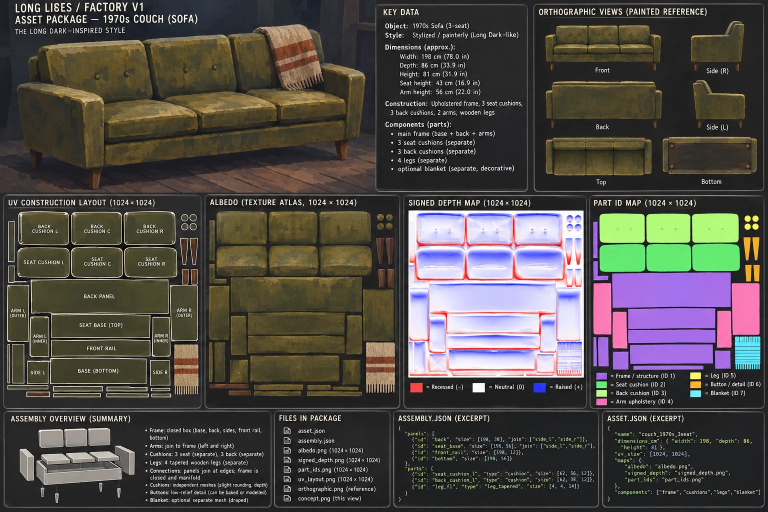
#> input picture long-lines/factory/examples/factory_v1_sofa/source_sheet.webp, 1536 x 1024 px (shown at 1/2 size)
$ python -i v1_pack.py   (imports and definitions only)
#> lines starting #> are read from the running program, lines starting #| are printed output that depends on the picture
"""Pack a short kit description into a full FACTORY_V1 package (asset.json, assembly.json, maps).

    python3 long-lines/tools/v1_pack.py path/to/kit.json [--out DIR]

Writing a V1 package by hand costs ~70 values per closed box (6 panels with rects, sizes,
origins, axes, plus 12 welds). A kit says the same thing in one line per part: a box by
its min/max corners, a cylinder by its cap side, centre, radius and length, and for each
face where its pixels come from on a source sheet. This tool works out every panel's
placement, packs the panels into one atlas at a single pixels-per-metre (so the V1 scale
rule holds by construction), resamples the painted crops into it, re-encodes signed depth,
paints part IDs and drafts the welds. Nothing here is object-specific.

Kit format (metres; sheet rects are [x0, y0, x1, y1] pixels on the source image):
{
  "asset_id": "...", "brief": {...V1 brief...}, "pixels_per_metre": 160,
  "source": "sheet.png", "depth_range_m": {"inward": 0.01, "outward": 0.03},
  "background_rgb": [30, 30, 32],              # sheet gutter colour, filled from the fabric
  "parts": [
    {"id": "base", "kind": "box", "min": [x, y, z], "max": [x, y, z], "class": "main_body",
     "parent": "...", "faces": {"top": FACE, "front": FACE, "*": FACE}},
    {"id": "leg", "kind": "cylinder", "cap_face": "bottom", "centre": [x, y, z_of_cap],
     "radius": r, "length": h, "class": "support", "parent": "...", "cap": FACE, "wrap": FACE}
  ],
  "cavities": [ {V1 cavity, with "owner_part" and "face": "top" instead of opening_panel} ],
  "orthographic": {"source": "sheet.png", "views": {"front": [x0,y0,x1,y1], ...}},  # optional
  "concept": "sheet.png"
}
FACE = {"src": [x0, y0, x1, y1], "sub": [fx0, fy0, fx1, fy1] (optional fraction of src),
        "depth": [x0, y0, x1, y1] (optional rect on depth_source), "rotate": 0|90|180|270}
"""
import argparse
import json
import math
import os
import sys

from PIL import Image, ImageDraw, ImageFilter

HERE = os.path.dirname(os.path.abspath(__file__))
sys.path.insert(0, HERE)
from propkit.v1_geometry import PALETTE, suggest_welds  # noqa: E402

GUTTER = 6


# [12 lines left out: function box_faces, not called in this run]


CAP = {   # cap side -> (u, v, normal axis index, sign)
    "bottom": ((1, 0, 0), (0, -1, 0), 2, -1), "top": ((1, 0, 0), (0, 1, 0), 2, 1),
    "front": ((1, 0, 0), (0, 0, 1), 1, -1), "back": ((-1, 0, 0), (0, 0, 1), 1, 1),
    "left": ((0, -1, 0), (0, 0, 1), 0, -1), "right": ((0, 1, 0), (0, 0, 1), 0, 1),
}


def rnd(v):
    return [round(float(x), 5) for x in v]


# [47 lines left out: functions fill_background, crop_face, not called in this run]


def encode_depth(img):
    """Any red/white/blue-ish picture -> exact V1 signed-depth encoding."""
    img = img.convert("RGB").filter(ImageFilter.GaussianBlur(1.2))
    out = Image.new("RGB", img.size)
    pi, po = img.load(), out.load()
    for y in range(img.size[1]):
        for x in range(img.size[0]):
            r, g, b = pi[x, y]
            s = max(-1.0, min(1.0, (b - r) / 255.0))
            if s >= 0:
                k = int(round(255 * (1 - s)))
                po[x, y] = (k, k, 255)
            else:
                k = int(round(255 * (1 + s)))
                po[x, y] = (255, k, k)
    return out


# [140 lines left out: functions shelf_pack, pack, not called in this run]


# [6 lines not run here, left out]

>>> from PIL import Image
>>> picture = Image.open('../factory/examples/factory_v1_sofa/source_sheet.webp')
#> picture is the input picture: PIL image 1536x1024 RGB; mean R, G, B 79.9, 75.4, 71.1
>>> result = encode_depth(picture)
#> in encode_depth, `out = Image.new("RGB", img.size)`: out: PIL image 1536x1024 RGB; every value is 0
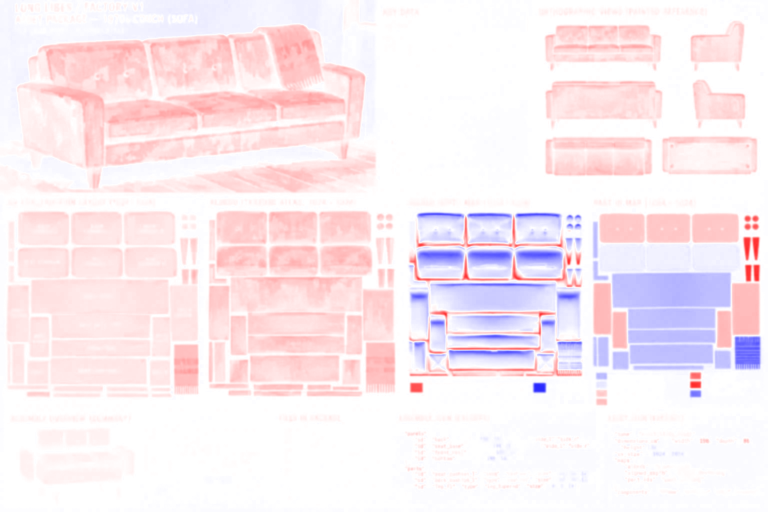
#> result: PIL image 1536x1024 RGB (shown at 1/2 size); mean R, G, B 249.6, 235.4, 240.8
